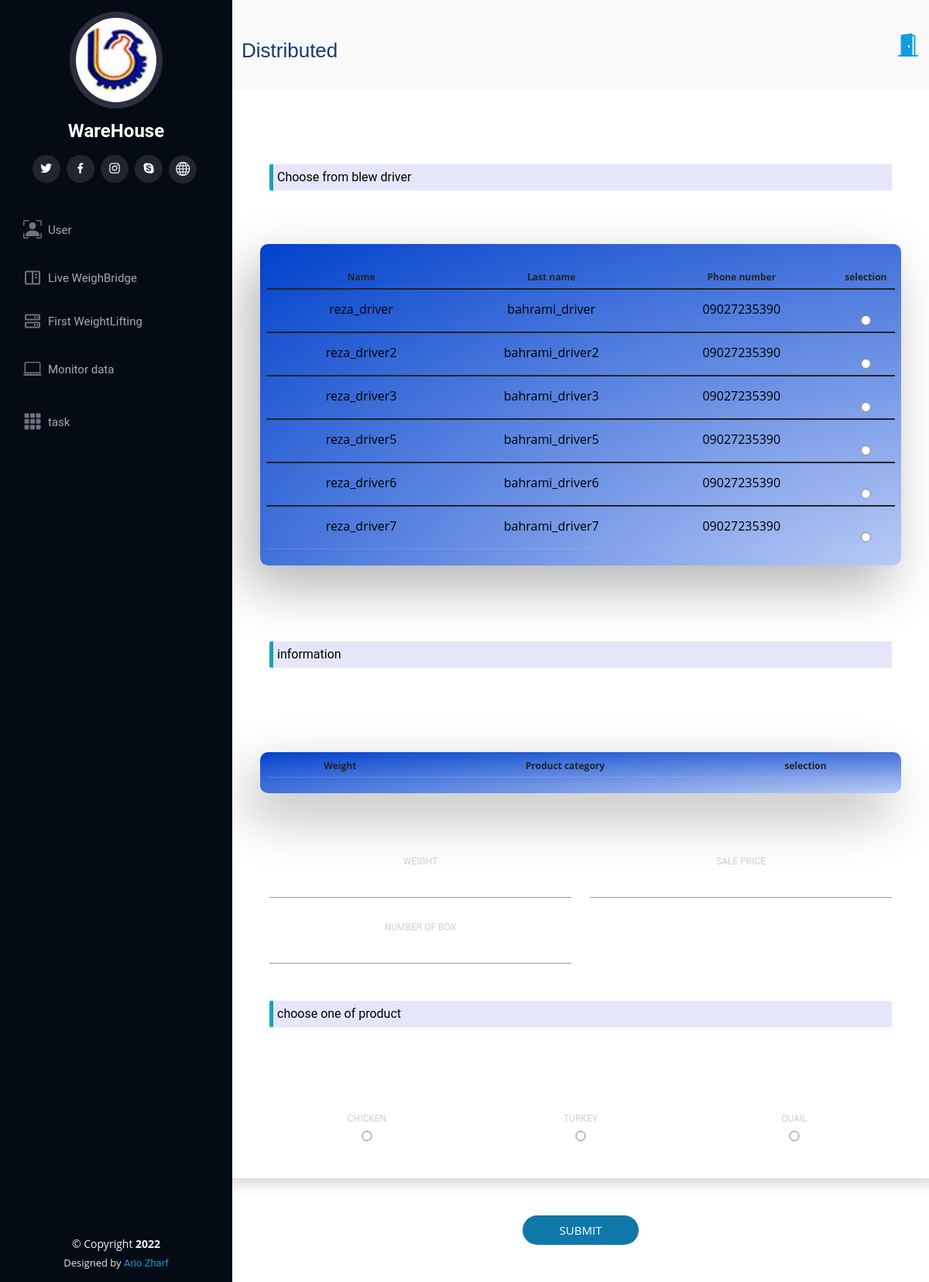
/distribute/form/ (signed in), run on an earlier commit of the app's database.
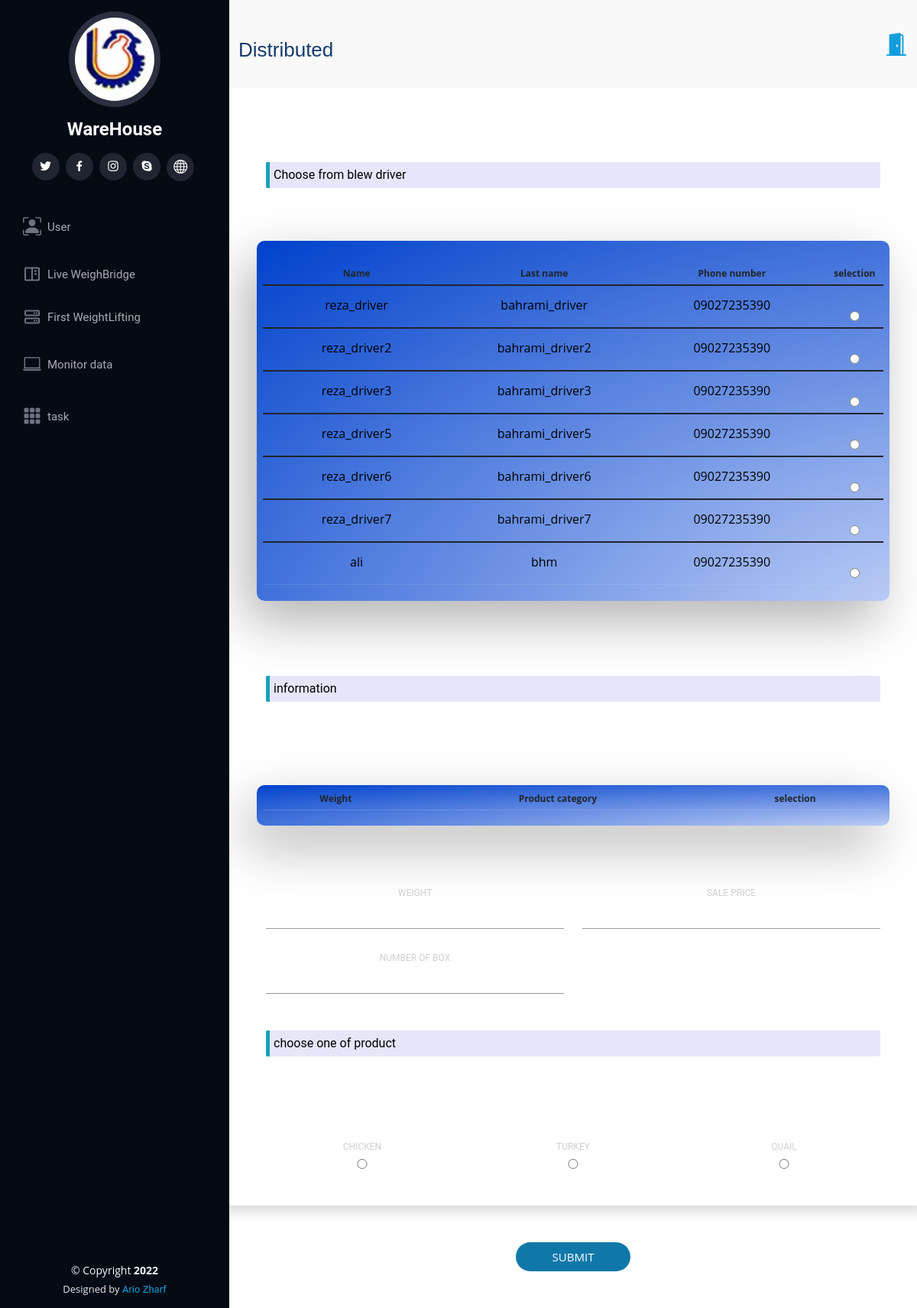
And on a later commit of the database.
### WareHouseApp/models.py (models this page shows, shortened)
class Driver(models.Model):
    name = models.CharField(max_length=25)
    last_name = models.CharField(max_length=25)
    phone_number = models.CharField(max_length=12)
    driver_id = models.CharField(default=str(uuid1().int), max_length=250, primary_key=True)
    car = models.ForeignKey(Car, on_delete=models.CASCADE)

### WareHouseApp/views.py (the view)
# urls.py: re_path(r'^distribute/form/$', views.distribute_form, name='Distribute_Form'),
def distribute_form(requests):
    if requests.user.is_authenticated:
        dist_manager_list = models.SalesManager.objects.all().filter(username=requests.user.username)
        ceo_list = models.CEO.objects.all().filter(username=requests.user.username)
        if len(dist_manager_list) > 0 or len(ceo_list) > 0 or requests.user.is_superuser:
            dist_temp = loader.get_template('WareHouseApp/distribute_form.html')
            context = {
                "driver_list": models.Driver.objects.all(),
                "fwl_list": models.FirstWeightLifting.objects.all().filter(sales_category='D').filter(
                    weighting_time__gte=time.time() - (60*60*5)
                ).filter(choise_status=False),
            }
            return HttpResponse(dist_temp.render(context))
        else:
            return HttpResponseRedirect(reverse('Error', args=["you can't access to this page"]))
    else:
        return HttpResponseRedirect(reverse('Error', args=["you can't access to this page"]))

### WareHouseApp/templates/WareHouseApp/distribute_form.html (shortened to what the changed rows need)
{% extends 'WareHouseApp/main.html' %}
{% load static %}
{% block title%}
<h2>Distributed</h2>
{% endblock %}
{% block content %}
<form action="{% url 'Distribute' %}" method="post">
    <div class=" cont">
         <div class="row form sign-in shadow p-5 mb-5 bg-white rounded d-flex align-items-stretch">
             <div class="fresh-table full-color-blue badge filter badge-blue">
                      <table id="fresh-table" class="table">
                        <thead>
                          <th data-field="name" data-sortable="true">Name</th>
                          <th data-field="salary" data-sortable="true">Last name</th>
                          <th data-field="country" data-sortable="true">Phone number</th>
                          <th>selection</th>
                        </thead>
                        {% for driver in driver_list %}
                        <label for="{{ driver.driver_id }}">
                            <tbody>
                              <tr>
                                <td><input  value="{{ driver.name }}" id="{{ driver.name }}" name="{{ driver.name }}"  style="border-bottom:0px;"/></td>
                                <td><input type="text" value="{{ driver.last_name }}" id="{{ driver.last_name }}" name="{{ driver.last_name }}" style="border-bottom:0px;" ></td>
                                <td><input type="text" value="{{ driver.phone_number }}" id="{{ driver.phone_number }}" name="{{ driver.phone_number }}" style="border-bottom:0px;" /></td>
                                <td>
                                    <div class="radio">
                                         <label><input type="radio" value="{{ driver.driver_id }}" name="driver_id" id="{{ driver.driver_id }}"></label>
                                    </div>
                                </td>
                              </tr>
                            </tbody>
                        </label>
                          {% endfor %}
                      </table>
             </div>
              <div class="fresh-table full-color-blue badge filter badge-blue">
                      <table id="fresh-table" class="table">
                        <thead>
                          <th data-field="name" data-sortable="true">Weight</th>
                          <th data-field="salary" data-sortable="true">Product category</th>
                          <th>selection</th>
                        </thead>
                      </table>
             </div>
            </div>
        </div>
</form>
{% endblock %}

What changed in the data, as far as the page shows it:
added Driver: ali "ali", last_name "bhm", phone_number "09027235390"
